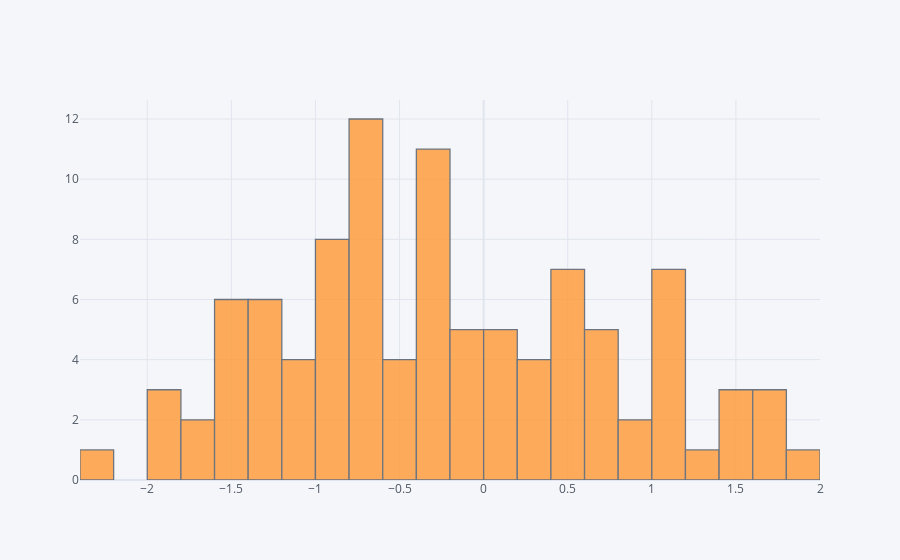

The code cell stored with this chart in its notebook:
### Markdown cell above
## histogram

### Code cell
configure_plotly_browser_state()
df['A'].iplot(kind='hist',bins=25)

### Figure 1 — Plotly figure (JSON) as saved in the notebook; plotly's stock layout.template omitted (floating-point values rounded to 4 significant figures)
{"data": [{"histfunc": "count", "histnorm": "", "marker": {"color": "rgba(255, 153, 51, 1.0)", "line": {"color": "#4D5663", "width": 1.3}}, "name": "A", "nbinsx": 25, "opacity": 0.8, "orientation": "v", "x": [-0.7787, -1.369, -1.237, 0.7538, -0.6714, 0.3093, -0.6663, -0.02894, -0.4627, 1.574, 1.04, 0.4956, -0.9994, -2.29, 0.08418, 1.764, -0.2252, -0.9505, -0.8901, -1.204, -0.9909, -0.04811, -0.2755, -0.6008, 1.908, 0.5229, 0.5085, 0.4665, -0.4622, -0.6282, -0.9362, 0.1981, -0.3282, -0.3089, -0.9543, 0.3853, 0.6694, 1.067, -0.1642, -0.682, -0.9047, 0.01859, -1.023, 0.3594, 1.403, 1.004, 0.7698, 1.031, -1.444, 0.6296, -1.536, -0.1686, -0.378, -0.6921, 0.8057, -0.6274, -1.999, -0.2855, -0.3255, -1.25, -1.611, -1.37, -1.528, 0.4398, -1.165, -1.875, -0.3261, -0.3856, -0.3905, -1.074, 1.025, -0.7646, 0.07764, -0.6825, 0.8738, 1.009, -1.261, 1.693, 0.4585, -1.413, -0.7347, -1.567, -1.604, -0.5339, -0.9281, 1.693, 0.3168, -0.1047, -1.511, -0.2752, 0.6216, 1.121, 0.006391, -1.967, -0.7537, 1.353, -1.145, 1.583, -0.4197, 0.5716], "type": "histogram"}], "layout": {"barmode": "overlay", "legend": {"bgcolor": "#F5F6F9", "font": {"color": "#4D5663"}}, "paper_bgcolor": "#F5F6F9", "plot_bgcolor": "#F5F6F9", "title": {"font": {"color": "#4D5663"}}, "xaxis": {"gridcolor": "#E1E5ED", "showgrid": true, "tickfont": {"color": "#4D5663"}, "title": {"font": {"color": "#4D5663"}, "text": ""}, "zerolinecolor": "#E1E5ED"}, "yaxis": {"gridcolor": "#E1E5ED", "showgrid": true, "tickfont": {"color": "#4D5663"}, "title": {"font": {"color": "#4D5663"}, "text": ""}, "zerolinecolor": "#E1E5ED"}}}
